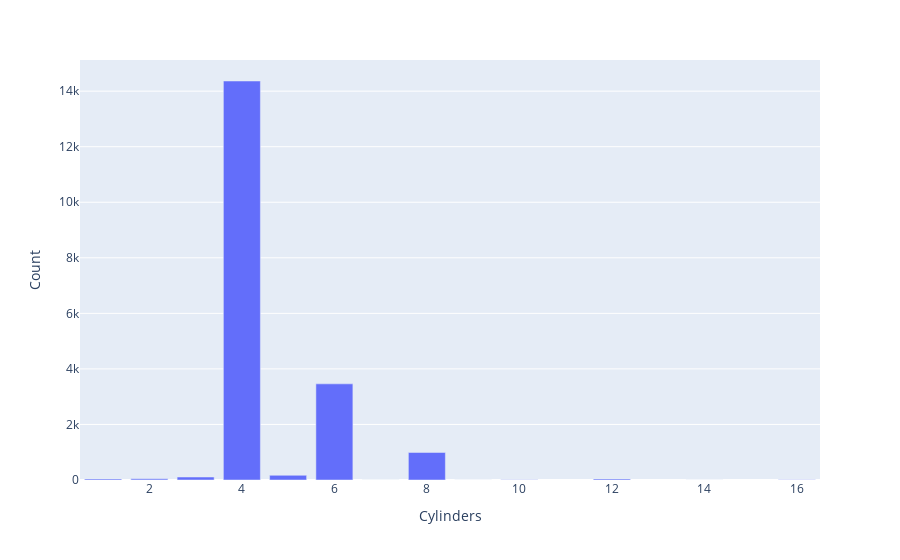

The code cell stored with this chart in its notebook:
### Code cell
fig = px.bar(dfType, x='Cylinders', y='Count')
fig.show()

### Figure 1 — Plotly figure (JSON) as saved in the notebook; plotly's stock layout.template omitted (floating-point values rounded to 4 significant figures)
{"data": [{"alignmentgroup": "True", "hovertemplate": "Cylinders=%{x}<br>Count=%{y}<extra></extra>", "legendgroup": "", "marker": {"color": "#636efa", "pattern": {"shape": ""}}, "name": "", "offsetgroup": "", "orientation": "v", "showlegend": false, "textposition": "auto", "type": "bar", "x": [4, 6, 8, 5, 3, 2, 1, 12, 10, 16, 7, 9, 14], "xaxis": "x", "y": [14366, 3462, 991, 169, 107, 42, 38, 38, 12, 5, 4, 1, 1], "yaxis": "y"}], "layout": {"barmode": "relative", "legend": {"tracegroupgap": 0}, "margin": {"t": 60}, "xaxis": {"anchor": "y", "domain": [0, 1], "title": {"text": "Cylinders"}}, "yaxis": {"anchor": "x", "domain": [0, 1], "title": {"text": "Count"}}}}
